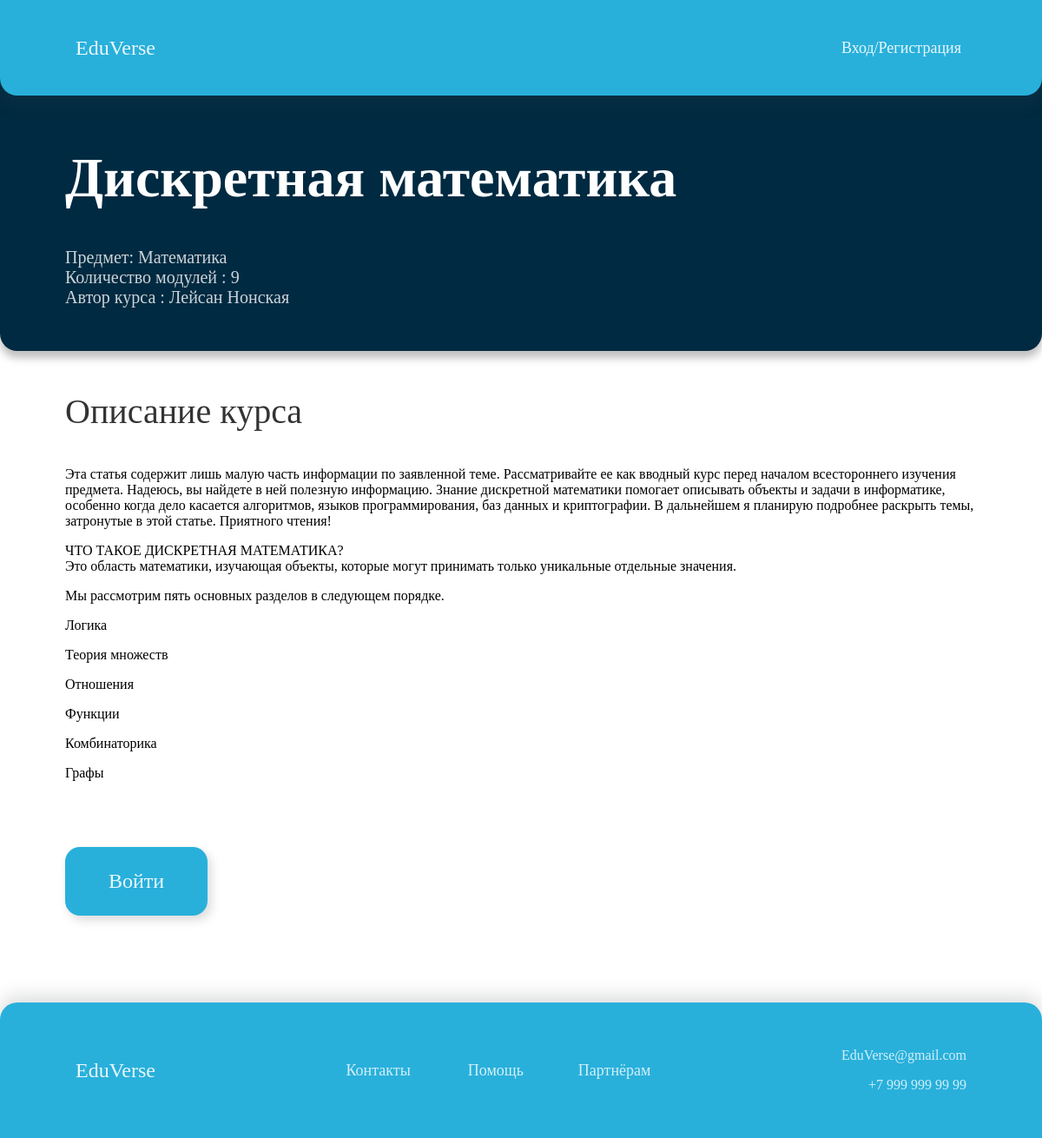
The page /course/mathematics/ on the database its author committed.
### courses/models.py (models this page shows, shortened)
class Course(models.Model):
    owner = models.ForeignKey(User,
                              related_name='courses_created',
                              on_delete=models.CASCADE)
    subject = models.ForeignKey(Subject,
                                related_name='courses',
                                on_delete=models.CASCADE)
    title = models.CharField(max_length=200)
    slug = models.SlugField(max_length=200, unique=True)
    overview = models.TextField()
    created = models.DateTimeField(auto_now_add=True)
    students = models.ManyToManyField(User,
                                      related_name='courses_joined',
                                      blank=True)
    class Meta:
        ordering = ['-created']

class Subject(models.Model):
    title = models.CharField(max_length=200)
    slug = models.SlugField(max_length=200, unique=True)
    class Meta:
        ordering = ['title']

### courses/views.py (the view)
class CourseDetailView(DetailView):
    model = Course
    template_name = 'courses/course/detail.html'
    def get_context_data(self, **kwargs):
        context = super().get_context_data(**kwargs)
        context['enroll_form'] = CourseEnrollForm(
            initial={'course': self.object})
        return context

### courses/templates/courses/course/detail.html (shortened to what this page needs)
{% extends "base.html" %}
{% block content %}
<div class="subheader">
  {% with subject=object.subject %}
    <h1>
      {{ object.title }}
    </h1>
     <div class="subheader_content">
      <p>
        Предмет: {{ subject.title }}
        Количество модулей : {{ object.modules.count }}</br>
        Автор курса : {{ object.owner.get_full_name }}
      </p>
      </div>
  </div>
<div class="course_info">
    <p style="
  color: rgba(0, 0, 0, 0.80);
font-family: Gilroy;
font-size: 40px;
font-style: normal;
font-weight: 500;
line-height: normal;
">Описание курса</p>
  <p style="
  color: rgba(0, 0, 0, 0.60);
font-family: Gilroy;
font-size: 24px;
font-style: normal;
font-weight: 500;
line-height: normal;
">
      {{ object.overview|linebreaks }}
  </p>
      {% if request.user.is_authenticated %}
        <form action='{% url "student_enroll_course" %}' method="post">
        {{ enroll_form }}
        {% csrf_token %}
          <input style="margin-bottom: 100px; margin-top: 60px;" class="standart_btn" type="submit" value="Пройти"></button>
        </form>
      {% else %}
      <a class="standart_btn" style="margin-bottom: 100px; margin-top: 60px; height: 45px;"  href='{% url "login" %}' class="button">
        Войти
      </a>
      {% endif %}
  {% endwith %}
    </div>
{% endblock %}

### courses/static/base.css (style rules this page uses)
html { height: 100%; overflow-x: hidden; }
body { height: 100%; margin: 0; font-family: Gilroy-Medium; font-weight: 500; }
h1 { font-family: Gilroy-Semibold; font-weight: 600; }
a { text-decoration: none; }
.standart_btn { border: 0; border-radius: 17px; background: #28B0DB; height: 62px; box-shadow: 4px 5px 12px 0px rgba(0, 0, 0, 0.15); color: rgba(255, 255, 255, 0.90); font-family: Gilroy; font-size: 24px; font-style: normal; font-weight: 500; line-height: normal; display: inline-flex; padding: 17px 50px; justify-content: center; align-items: center; gap: 10px; transition: all 0.3s ease 0s; }
.subheader { box-sizing: border-box; position: absolute; margin-top: 75px; padding-top: 50px; top: 0; left: 0; width: 100%; z-index: -1; background: rgba(0,42,65,1); border-radius: 0px 0px 20px 20px; box-shadow: 0px 8px 10px 0px rgba(0, 0, 0, 0.25); padding-left: 75px; padding-bottom: 30px; }
.subheader h1 { color: #fff; font-family: Gilroy; font-size: 64px; font-style: normal; font-weight: 600; line-height: normal; }
.course_info { box-sizing: border-box; margin-top: 340px; margin-left: 75px; padding-right: 75px; }
.subheader_content { box-sizing: border-box; z-index: 1; color: rgba(255,255,255,0.8); margin-bottom: 15px; color: rgba(255, 255, 255, 0.80); font-family: Gilroy; font-size: 20px; font-style: normal; font-weight: 500; line-height: normal; }

### rows shown on the page
Course: title "Дискретная математика", modules.count "9", owner.get_full_name "Лейсан Нонская", overview "Эта статья содержит лишь малую часть информации по заявленной теме. Рассматривайте ее как вводный курс перед началом всестороннего изучения предмета. Надеюсь, вы найдете в ней полезную информацию. Знание дискретной математики помогает описывать объекты и задачи в информатике, особенно когда дело касается алгоритмов, языков программирования, баз данных и криптографии. В дальнейшем я планирую подробнее раскрыть темы, затронутые в этой статье. Приятного чтения! ЧТО ТАКОЕ ДИСКРЕТНАЯ МАТЕМАТИКА? Это область математики, изучающая объекты, которые могут принимать только уникальные отдельные значения. Мы рассмотрим пять основных разделов в следующем порядке. Логика Теория множеств Отношения Функции…"
Subject: title "Математика"
